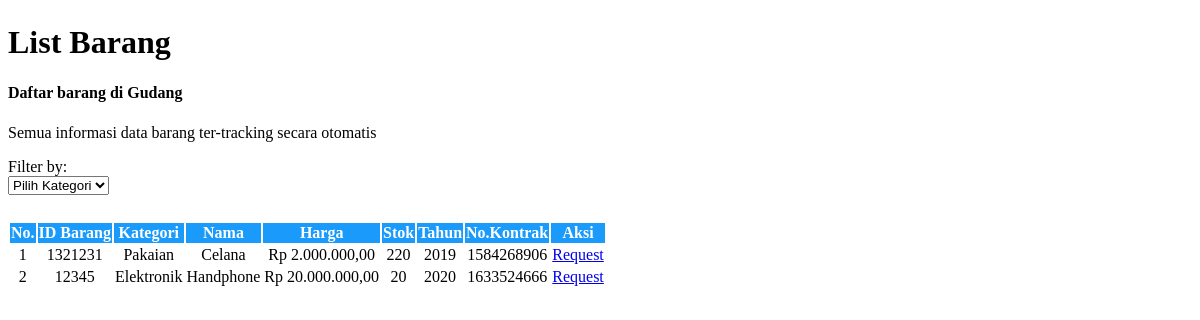
/user/databarang.php, run on an earlier commit of the app's database.
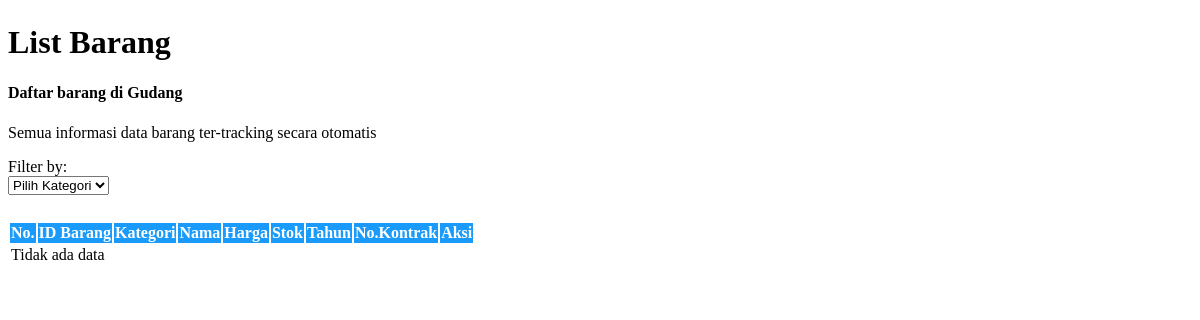
And on a later commit of the database.
### tables this page shows
CREATE TABLE `barang` (
  `id_barang` varchar(11) NOT NULL,
  `id_komoditi` int(11) NOT NULL,
  `nama_barang` varchar(250) NOT NULL,
  `id_admin` int(11) NOT NULL,
  `harga_barang` int(11) NOT NULL,
  `jumlah_barang` int(11) NOT NULL,
  `tahun_produksi` int(11) NOT NULL,
  `no_kontrak` int(11) NOT NULL,
  `status_barang` bit(1) NOT NULL,
  `created_at` timestamp NOT NULL DEFAULT current_timestamp(),
  `deleted_at` timestamp NOT NULL DEFAULT current_timestamp() ON UPDATE current_timestamp(),
  `updated_at` timestamp NOT NULL DEFAULT current_timestamp() ON UPDATE current_timestamp()
);

CREATE TABLE `komoditi` (
  `id_komoditi` int(11) NOT NULL,
  `kode_komoditi` varchar(15) NOT NULL,
  `jenis_komoditi` varchar(50) NOT NULL
);

### helper.php (called while the page is built, shortened)
<?php
    function rupiah($angka){
        $hasil_rupiah = "Rp " . number_format($angka,2,',','.');
        return $hasil_rupiah;
    }
?>

### user/databarang.php (the view, shortened to what this page needs)
<?php
    include_once('helper.php');
?>
<body>
    <div class="page-wrapper">
        <div class="container-fluid">
            <div class="row">
                <div class="col-12">
                    <h1 text-align="center" style="margin:2% 0% 2% 0%;">List Barang</h1>
                    <div class="card">
                        <div class="card-body">
                            <div class="table-responsive">
                                <h4>Daftar barang di Gudang</h4>
                                <p>Semua informasi data barang ter-tracking secara otomatis</p>
                                <form action="" method="GET" id="form_id" >
                                    <label for="komoditi">Filter by:</label> <br>
                                    <select name="komoditi" id="komoditi_dropdown"class="btn btn-primary dropdown-toggle" type="button" id="dropdownMenuButton" data-toggle="dropdown" aria-haspopup="true" aria-expanded="false" style="margin-bottom: 10px" onChange="document.getElementById('form_id').submit();">
                                        <option value="">Pilih Kategori</option>
                                    </select>
                                </form>
                                <table class="table mb-0 table-hover align-middle text-nowrap">
                                    <thead style="background-color:#1a9bfc;">
                                        <tr>
                                            <th style="color:white; text-align:center;">No.</th>
                                            <th style="color:white; text-align:center;">ID Barang</th>
                                            <th style="color:white; text-align:center;">Kategori</th>
                                            <th style="color:white; text-align:center;">Nama</th>
                                            <th style="color:white; text-align:center;">Harga</th>
                                            <th style="color:white; text-align:center;">Stok</th>
                                            <th style="color:white; text-align:center;">Tahun</th>
                                            <th style="color:white; text-align:center;">No.Kontrak</th>
                                            <th style="color:white; text-align:center;">Aksi</th>
                                        </tr>
                                    </thead>
                                    <tbody>
                                        <?php
                                            include 'database.php';
                                            $no = 1;
                                            $sql = mysqli_query($koneksi,"SELECT * FROM barang LEFT JOIN komoditi USING(id_komoditi) WHERE id_komoditi ORDER BY created_at DESC ");
                                            if (mysqli_num_rows($sql) > 0 ) {
                                            while ($row = mysqli_fetch_array($sql)){
                                        ?>
                                            <tr>
                                            <td style="text-align:center;"><?php echo $no++ ?></td>
                                            <td style="text-align:center;"><?php echo $row['id_barang']?></td>
                                            <td style="text-align:center;"><?php echo $row['jenis_komoditi']?></td>
                                            <td style="text-align:center;"><?php echo $row['nama_barang']?></td>
                                            <td style="text-align:center;"><?php echo rupiah ($row['harga_barang'])?></td>
                                            <td style="text-align:center;"><?php echo $row['jumlah_barang']?></td>
                                            <td style="text-align:center;"><?php echo $row['tahun_produksi']?></td>
                                            <td style="text-align:center;"><?php echo $row['no_kontrak']?></td>
                                            <td style="text-align:center;"><a class="btn btn-success" href="index.php?page=user/requestbarang.php&id=<?php echo $row['id_barang'] ?>">Request</a>
                                            </td>
                                            </tr>
                                        <?php }
                                        }else { ?>
                                            <tr>
                                                <td colspan="9">Tidak ada data</td>
                                            </tr>
                                        <?php } ?>
                                </tbody>
                            </table>
                            </div>
                        </div>
                    </div>
                </div>
            </div>
        </div>
    </div>
</body>
</html>

What changed in the data, as far as the page shows it:
removed barang: id_barang "1321231", id_komoditi.jenis_komoditi "Pakaian", nama_barang "Celana", harga_barang "Rp 2.000.000,00", jumlah_barang "220", tahun_produksi "2019", no_kontrak "1584268906"
removed barang: id_barang "12345", id_komoditi.jenis_komoditi "Elektronik", nama_barang "Handphone", harga_barang "Rp 20.000.000,00", jumlah_barang "20", tahun_produksi "2020", no_kontrak "1633524666"
Also different on the page:
text now shown: "Tidak ada data"
